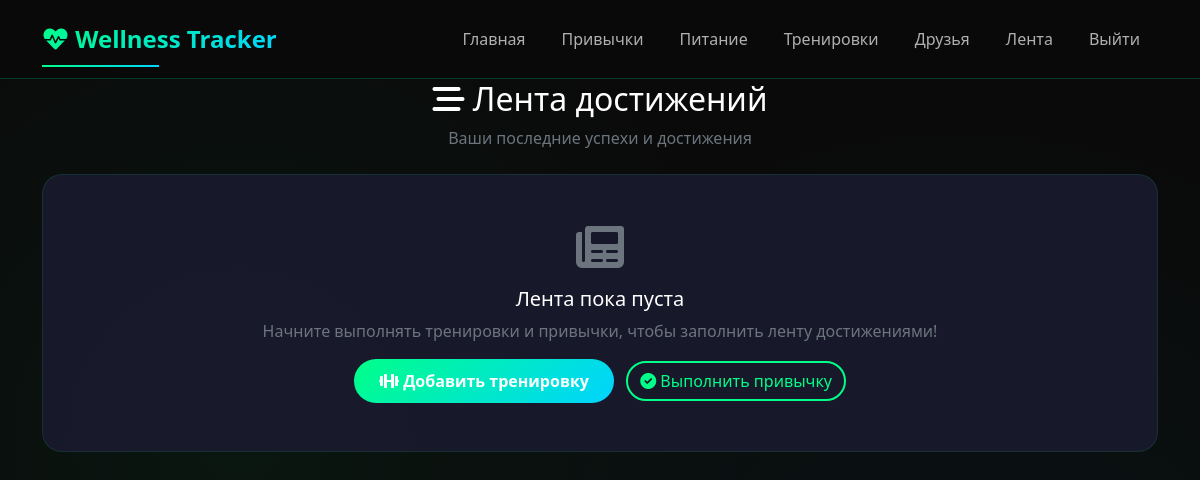
Page /feed (signed in) on the earlier database version.
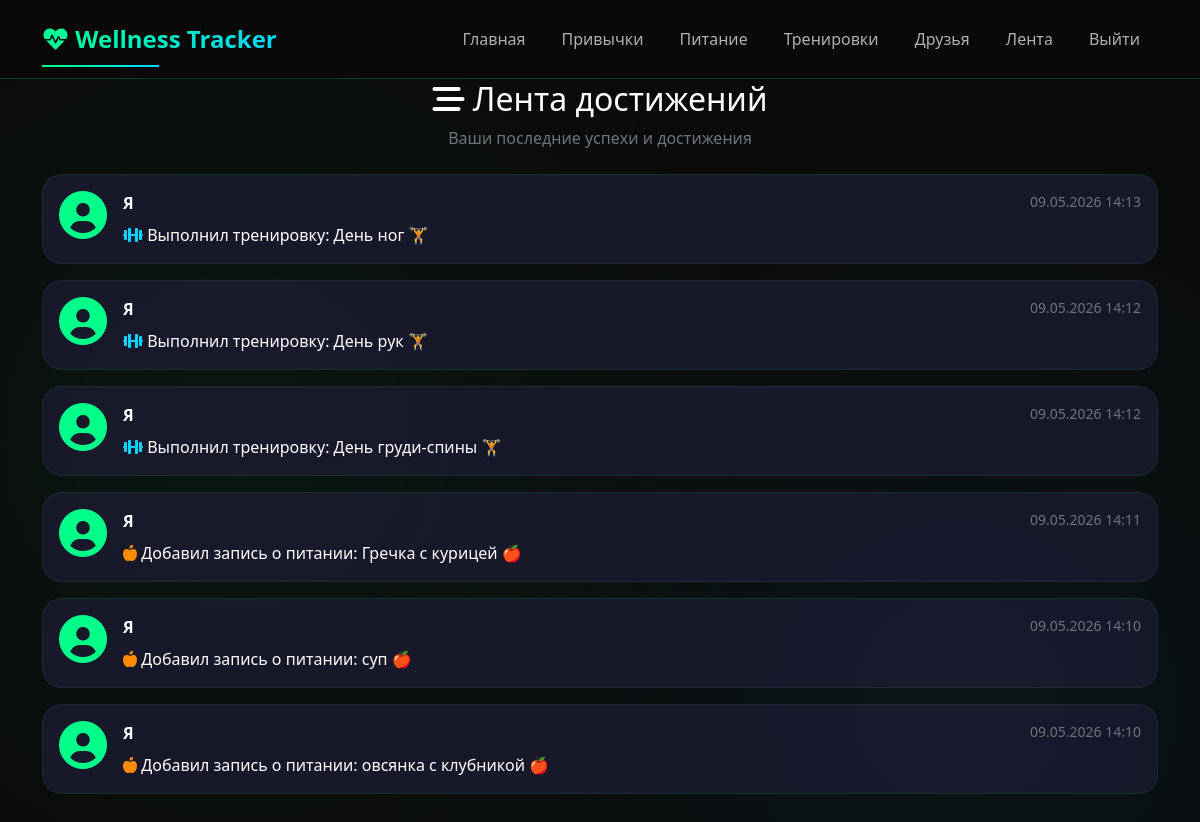
Same page on the later database version.
### app.py (models this page shows)
class Feed(db.Model):
    __tablename__ = 'feed'
    id = db.Column(db.Integer, primary_key=True)
    user_id = db.Column(db.Integer, db.ForeignKey('users.id'), nullable=False)
    action_type = db.Column(db.String(50))
    content = db.Column(db.Text)
    created_at = db.Column(db.DateTime, default=datetime.now)

### app.py (the view)
@app.route('/feed')
@login_required
def feed():
    user = get_user()
    feed_posts = Feed.query.filter_by(user_id=user.id).order_by(Feed.created_at.desc()).all()
    return render_template('feed.html', feed_posts=feed_posts)

### app.py (called while the page is built)
def get_user():
    from flask import session
    user_id = session.get('user_id')
    if user_id:
        return User.query.get(user_id)
    return None

def get_current_user():
    from flask import session
    user_id = session.get('user_id')
    if user_id:
        return User.query.get(user_id)
    return None

def login_required(f):
    from functools import wraps
    @wraps(f)
    def decorated_function(*args, **kwargs):
        if not get_current_user():
            flash('Пожалуйста, войдите в систему', 'warning')
            return redirect(url_for('login'))
        return f(*args, **kwargs)
    return decorated_function

### templates/feed.html (shortened to what this page needs)
{% extends "base.html" %}
{% block content %}
<div class="fade-in">
    <div class="text-center mb-4">
        <h2><i class="fas fa-stream"></i> Лента достижений</h2>
        <p class="text-secondary">Ваши последние успехи и достижения</p>
    </div>
    {% if feed_posts %}
        {% for post in feed_posts %}
        <div class="card mb-3 fade-in">
            <div class="card-body">
                <div class="d-flex align-items-start">
                    <div class="me-3">
                        <i class="fas fa-user-circle fa-3x" style="color: #00ff88;"></i>
                    </div>
                    <div class="flex-grow-1">
                        <div class="d-flex justify-content-between">
                            <strong>Я</strong>
                            <small class="text-secondary">{{ post.created_at.strftime('%d.%m.%Y %H:%M') }}</small>
                        </div>
                        <p class="mt-2 mb-0">
                            {% if post.action_type == 'habit_completed' %}
                                <i class="fas fa-check-circle text-success"></i>
                                <span>{{ post.content }}</span>
                            {% elif post.action_type == 'workout' %}
                                <i class="fas fa-dumbbell text-primary"></i>
                                <span>{{ post.content }}</span>
                            {% elif post.action_type == 'meal_added' %}
                                <i class="fas fa-apple-alt text-warning"></i>
                                <span>{{ post.content }}</span>
                            {% elif post.action_type == 'level_up' %}
                                <i class="fas fa-trophy text-warning"></i>
                                <span>{{ post.content }}</span>
                            {% else %}
                                <i class="fas fa-star text-info"></i>
                                <span>{{ post.content }}</span>
                            {% endif %}
                        </p>
                    </div>
                </div>
            </div>
        </div>
        {% endfor %}
    {% else %}
        <div class="card">
            <div class="card-body text-center py-5">
                <i class="fas fa-newspaper fa-3x text-secondary mb-3"></i>
                <h5>Лента пока пуста</h5>
                <p class="text-secondary">Начните выполнять тренировки и привычки, чтобы заполнить ленту достижениями!</p>
                <div class="mt-3">
                    <a href="/workouts" class="btn btn-primary me-2">
                        <i class="fas fa-dumbbell"></i> Добавить тренировку
                    </a>
                    <a href="/habits" class="btn btn-outline-primary">
                        <i class="fas fa-check-circle"></i> Выполнить привычку
                    </a>
                </div>
            </div>
        </div>
    {% endif %}
</div>
{% endblock %}

### templates/base.html (shortened to what this page needs)
<!DOCTYPE html>
<html lang="ru">
<head>
    <link href="https://cdn.jsdelivr.net/npm/bootstrap@5.1.3/dist/css/bootstrap.min.css" rel="stylesheet">
    <link rel="stylesheet" href="https://cdnjs.cloudflare.com/ajax/libs/font-awesome/6.0.0/css/all.min.css">
    <link rel="stylesheet" href="{{ url_for('static', filename='style.css') }}">
</head>
<body>
    <nav class="navbar navbar-expand-lg navbar-dark fixed-top">
        <div class="container">
            <a class="navbar-brand" href="/">
                <i class="fas fa-heartbeat"></i> Wellness Tracker
            </a>
            <div class="collapse navbar-collapse" id="navbarNav">
                <ul class="navbar-nav ms-auto">
    {% if session.user_id %}
        <li class="nav-item"><a class="nav-link" href="/">Главная</a></li>
        <li class="nav-item"><a class="nav-link" href="/habits">Привычки</a></li>
        <li class="nav-item"><a class="nav-link" href="/nutrition">Питание</a></li>
        <li class="nav-item"><a class="nav-link" href="/workouts">Тренировки</a></li>
        <li class="nav-item"><a class="nav-link" href="/friends">Друзья</a></li>
        <li class="nav-item"><a class="nav-link" href="/feed">Лента</a></li>
        <li class="nav-item"><a class="nav-link" href="/logout">Выйти</a></li>
    {% else %}
        <li class="nav-item"><a class="nav-link" href="/login">Вход</a></li>
        <li class="nav-item"><a class="nav-link" href="/register">Регистрация</a></li>
    {% endif %}
</ul>
            </div>
        </div>
    </nav>
    <div class="main-content" style="margin-top: 80px;">
        <div class="container">
            {% block content %}{% endblock %}
        </div>
    </div>
</body>
</html>

### static/style.css (style rules this page uses)
:root { --bg-primary: #0a0a0a; --bg-secondary: #1a1a2e; --bg-card: rgba(26, 26, 46, 0.95); --neon-green: #00ff88; --neon-blue: #00d4ff; --neon-purple: #9d4edd; --neon-pink: #ff006e; --text-primary: #ffffff; --text-secondary: #b0b0b0; --gradient-1: linear-gradient(135deg, #00ff88 0%, #00d4ff 100%); --gradient-2: linear-gradient(135deg, #9d4edd 0%, #ff006e 100%); --gradient-3: linear-gradient(135deg, #ff006e 0%, #ff8c00 100%); }
* { margin: 0; padding: 0; box-sizing: border-box; }
body { background: var(--bg-primary); background-image: radial-gradient(circle at 20% 50%, rgba(0, 255, 136, 0.05) 0%, transparent 50%), radial-gradient(circle at 80% 80%, rgba(0, 212, 255, 0.05) 0%, transparent 50%); font-family: 'Segoe UI', 'Poppins', system-ui, -apple-system, sans-serif; color: var(--text-primary); min-height: 100vh; }
.navbar { background: rgba(10, 10, 10, 0.95) !important; backdrop-filter: blur(10px); border-bottom: 1px solid rgba(0, 255, 136, 0.2); padding: 1rem 0; }
.navbar-brand { font-size: 1.5rem; font-weight: bold; background: var(--gradient-1); -webkit-background-clip: text; background-clip: text; color: transparent !important; position: relative; }
.navbar-brand::after { content: ''; position: absolute; bottom: -5px; left: 0; width: 50%; height: 2px; background: var(--gradient-1); }
.nav-link { color: var(--text-secondary) !important; transition: all 0.3s ease; position: relative; margin: 0 10px; }
.nav-link::before { content: ''; position: absolute; bottom: -5px; left: 0; width: 0%; height: 2px; background: var(--gradient-1); transition: width 0.3s ease; }
.card { background: var(--bg-card); backdrop-filter: blur(10px); border: 1px solid rgba(0, 255, 136, 0.1); border-radius: 20px; transition: all 0.4s cubic-bezier(0.175, 0.885, 0.32, 1.275); overflow: hidden; position: relative; }
.card::before { content: ''; position: absolute; top: 0; left: -100%; width: 100%; height: 100%; background: linear-gradient(90deg, transparent, rgba(0, 255, 136, 0.1), transparent); transition: left 0.5s ease; }
.fade-in { animation: fadeInUp 0.6s ease forwards; }
.text-primary { color: var(--neon-blue) !important; }
.text-warning { color: #ff8c00 !important; }

Differences in the rows shown:
added Feed: created_at "09.05.2026 14:13", content "Выполнил тренировку: День ног 🏋️"
added Feed: created_at "09.05.2026 14:12", content "Выполнил тренировку: День рук 🏋️"
added Feed: created_at "09.05.2026 14:12", content "Выполнил тренировку: День груди-спины 🏋️"
added Feed: created_at "09.05.2026 14:11", content "Добавил запись о питании: Гречка с курицей 🍎"
added Feed: created_at "09.05.2026 14:10", content "Добавил запись о питании: суп 🍎"
added Feed: created_at "09.05.2026 14:10", content "Добавил запись о питании: овсянка с клубникой 🍎"
Other differences:
text no longer shown: "Лента пока пуста Начните выполнять тренировки и привычки, чтобы заполнить ленту достижениями! Добавить тренировку Выполнить привычку"
